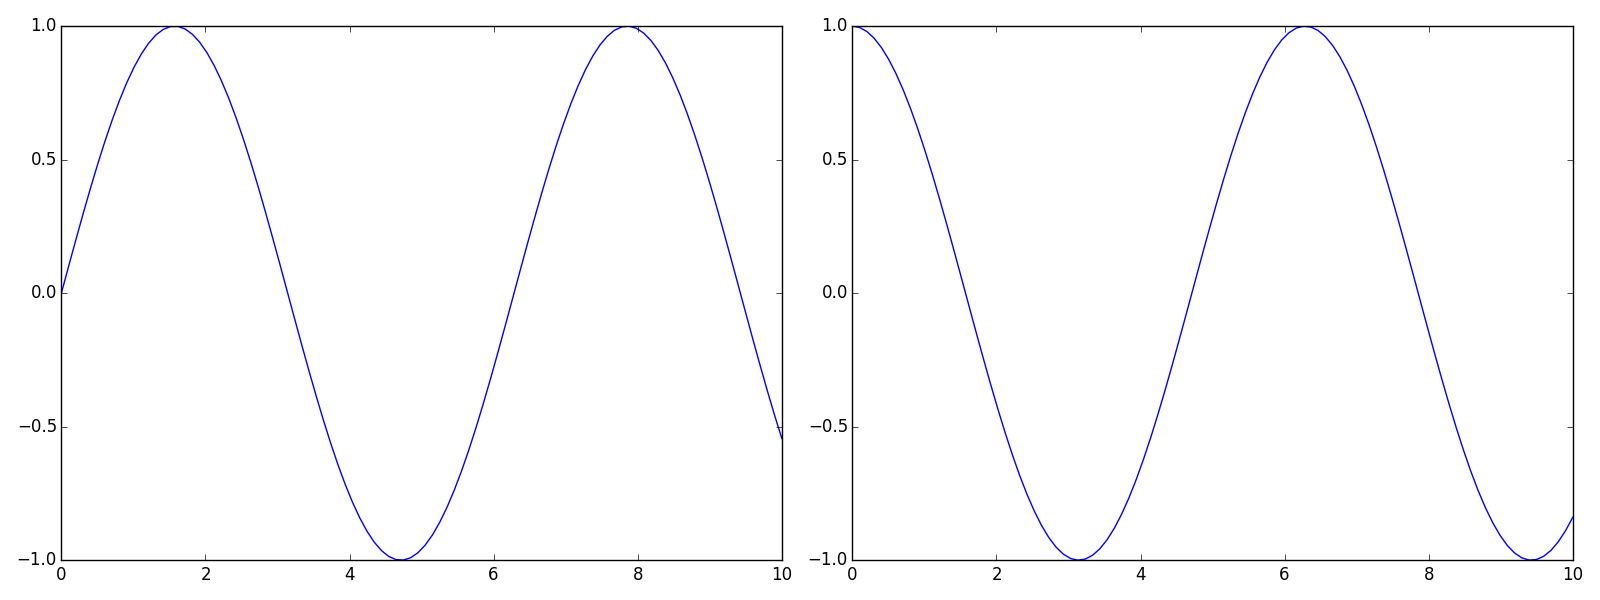

This figure's Python source:
#!/usr/bin/env python3
import scisalt.matplotlib as sm
import matplotlib.pyplot as plt
import numpy as np

# Create data to plot
x = np.linspace(0, 10, 100)
y1 = np.sin(x)
y2 = np.cos(x)

# Set up figure with axes
fig, ax = sm.setup_axes(rows=1, cols=2, figsize=(16, 6))

# Plot data
ax[0, 0].plot(x, y1)
ax[0, 1].plot(x, y2)

fig.tight_layout()

plt.show()
